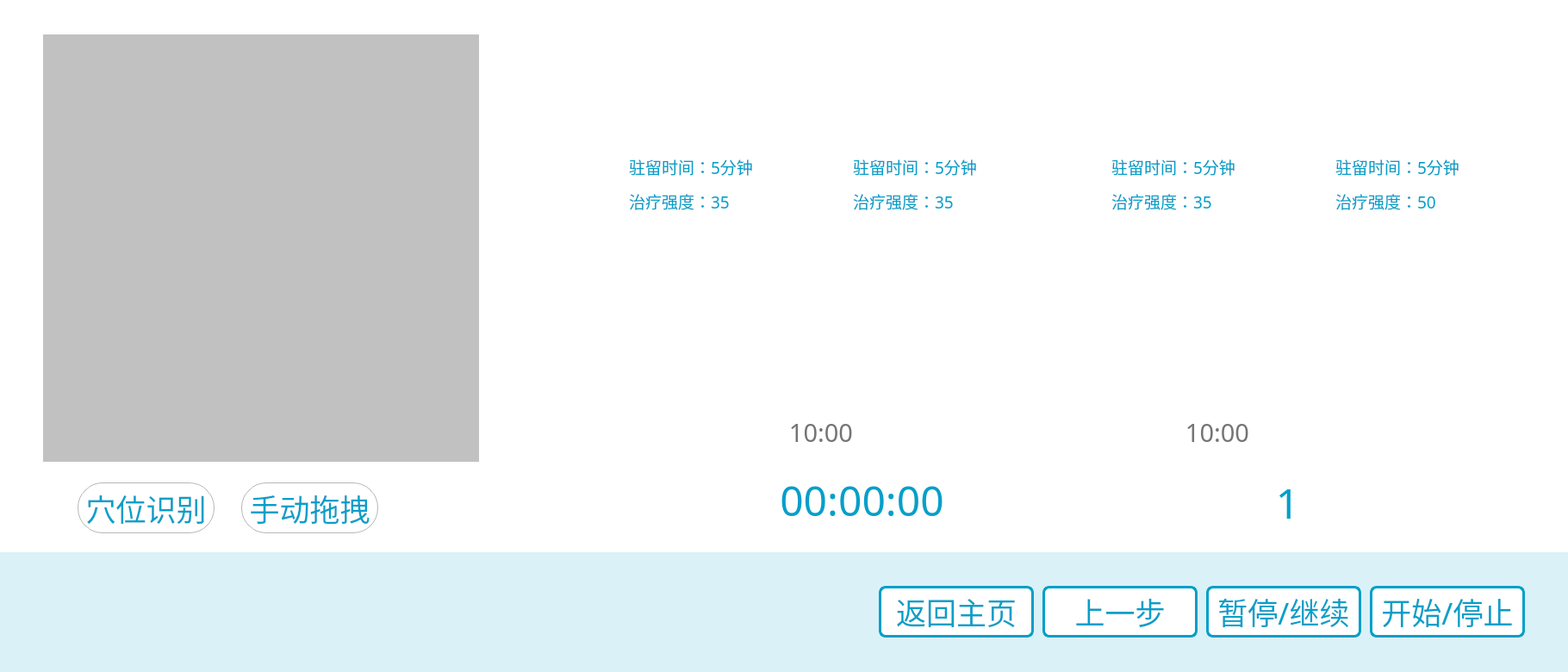
<?xml version="1.0" encoding="UTF-8"?>
<ui version="4.0">
 <class>AutoTreatShoulderUnblockBeginClass</class>
 <widget class="QWidget" name="AutoTreatShoulderUnblockBeginClass">
  <property name="geometry">
   <rect>
    <x>0</x>
    <y>0</y>
    <width>1820</width>
    <height>780</height>
   </rect>
  </property>
  <property name="windowTitle">
   <string>AutoTreatShoulderUnblockBegin</string>
  </property>
  <widget class="QPushButton" name="pushButton_StartOrStop">
   <property name="geometry">
    <rect>
     <x>1590</x>
     <y>680</y>
     <width>180</width>
     <height>60</height>
    </rect>
   </property>
   <property name="font">
    <font>
     <family>阿里巴巴普惠体</family>
     <pointsize>26</pointsize>
     <weight>50</weight>
     <bold>false</bold>
    </font>
   </property>
   <property name="styleSheet">
    <string notr="true">QPushButton
{
    /*背景颜色*/  
	background-color:rgb(255,255,255);
	border-radius:8px;
	border:3px solid #059FC9;
	color:#059FC9;
}

QPushButton:pressed
{
    background-color:#059FC9;
	color:white;
}</string>
   </property>
   <property name="text">
    <string>开始/停止</string>
   </property>
  </widget>
  <widget class="QPushButton" name="pushButton_Recognize">
   <property name="geometry">
    <rect>
     <x>90</x>
     <y>560</y>
     <width>159</width>
     <height>59</height>
    </rect>
   </property>
   <property name="font">
    <font>
     <family>阿里巴巴普惠体</family>
     <pointsize>26</pointsize>
    </font>
   </property>
   <property name="styleSheet">
    <string notr="true">QPushButton
{
    /*背景颜色*/  
	color:#059FC9;
	border-radius:29px;
	border:1px solid #B6B6B7;
}

QPushButton:pressed
{
    background-color:#059FC9;
	color:white;
}</string>
   </property>
   <property name="text">
    <string>穴位识别</string>
   </property>
  </widget>
  <widget class="QPushButton" name="pushButton_Drag">
   <property name="geometry">
    <rect>
     <x>280</x>
     <y>560</y>
     <width>159</width>
     <height>59</height>
    </rect>
   </property>
   <property name="font">
    <font>
     <family>阿里巴巴普惠体</family>
     <pointsize>26</pointsize>
    </font>
   </property>
   <property name="styleSheet">
    <string notr="true">QPushButton
{
    /*背景颜色*/  
	color:#059FC9;
	border-radius:29px;
	border:1px solid #B6B6B7;
}

QPushButton:pressed
{
    background-color:#059FC9;
	color:white;
}</string>
   </property>
   <property name="text">
    <string>手动拖拽</string>
   </property>
  </widget>
  <widget class="QLabel" name="label_TimeValue">
   <property name="geometry">
    <rect>
     <x>890</x>
     <y>550</y>
     <width>221</width>
     <height>61</height>
    </rect>
   </property>
   <property name="font">
    <font>
     <family>阿里巴巴普惠体</family>
     <pointsize>36</pointsize>
    </font>
   </property>
   <property name="styleSheet">
    <string notr="true">color:#059FC9;</string>
   </property>
   <property name="text">
    <string>00:00:00</string>
   </property>
   <property name="alignment">
    <set>Qt::AlignCenter</set>
   </property>
  </widget>
  <widget class="QLabel" name="label_Speed">
   <property name="geometry">
    <rect>
     <x>1220</x>
     <y>540</y>
     <width>336</width>
     <height>90</height>
    </rect>
   </property>
   <property name="text">
    <string/>
   </property>
   <property name="pixmap">
    <pixmap resource="PhysicalTherapyRobot.qrc">:/MoveSpeed.png</pixmap>
   </property>
  </widget>
  <widget class="QLabel" name="label_Timer">
   <property name="geometry">
    <rect>
     <x>650</x>
     <y>540</y>
     <width>496500</width>
     <height>90</height>
    </rect>
   </property>
   <property name="text">
    <string/>
   </property>
   <property name="pixmap">
    <pixmap resource="PhysicalTherapyRobot.qrc">:/TreatTimer.png</pixmap>
   </property>
  </widget>
  <widget class="QPushButton" name="pushButton_PauseOrContinue">
   <property name="geometry">
    <rect>
     <x>1400</x>
     <y>680</y>
     <width>180</width>
     <height>60</height>
    </rect>
   </property>
   <property name="font">
    <font>
     <family>阿里巴巴普惠体</family>
     <pointsize>26</pointsize>
     <weight>50</weight>
     <bold>false</bold>
    </font>
   </property>
   <property name="styleSheet">
    <string notr="true">QPushButton
{
    /*背景颜色*/  
	background-color:rgb(255,255,255);
	border-radius:8px;
	border:3px solid #059FC9;
	color:#059FC9;
}

QPushButton:pressed
{
    background-color:#059FC9;
	color:white;
}</string>
   </property>
   <property name="text">
    <string>暂停/继续</string>
   </property>
  </widget>
  <widget class="QPushButton" name="pushButton_Back">
   <property name="geometry">
    <rect>
     <x>1020</x>
     <y>680</y>
     <width>180</width>
     <height>60</height>
    </rect>
   </property>
   <property name="font">
    <font>
     <family>阿里巴巴普惠体</family>
     <pointsize>26</pointsize>
     <weight>50</weight>
     <bold>false</bold>
    </font>
   </property>
   <property name="styleSheet">
    <string notr="true">QPushButton
{
    /*背景颜色*/  
	background-color:rgb(255,255,255);
	border-radius:8px;
	border:3px solid #059FC9;
	color:#059FC9;
}

QPushButton:pressed
{
    background-color:#059FC9;
	color:white;
}</string>
   </property>
   <property name="text">
    <string>返回主页</string>
   </property>
  </widget>
  <widget class="QPushButton" name="pushButton_LastStep">
   <property name="geometry">
    <rect>
     <x>1210</x>
     <y>680</y>
     <width>180</width>
     <height>60</height>
    </rect>
   </property>
   <property name="font">
    <font>
     <family>阿里巴巴普惠体</family>
     <pointsize>26</pointsize>
     <weight>50</weight>
     <bold>false</bold>
    </font>
   </property>
   <property name="styleSheet">
    <string notr="true">QPushButton
{
    /*背景颜色*/  
	background-color:rgb(255,255,255);
	border-radius:8px;
	border:3px solid #059FC9;
	color:#059FC9;
}

QPushButton:pressed
{
    background-color:#059FC9;
	color:white;
}</string>
   </property>
   <property name="text">
    <string>上一步</string>
   </property>
  </widget>
  <widget class="QWidget" name="widget_Dumai" native="true">
   <property name="geometry">
    <rect>
     <x>660</x>
     <y>0</y>
     <width>1086</width>
     <height>278</height>
    </rect>
   </property>
   <property name="styleSheet">
    <string notr="true">QWidget#widget_Dumai
{
    background-color:white;
    border-image:url(:/ShoulderUnblockImage.png);
}</string>
   </property>
   <widget class="QLabel" name="label_Fengfu1_RemainTime">
    <property name="geometry">
     <rect>
      <x>70</x>
      <y>180</y>
      <width>161</width>
      <height>27</height>
     </rect>
    </property>
    <property name="font">
     <font>
      <family>阿里巴巴普惠体</family>
      <pointsize>14</pointsize>
     </font>
    </property>
    <property name="styleSheet">
     <string notr="true">color:#059FC9;</string>
    </property>
    <property name="text">
     <string>驻留时间：5分钟</string>
    </property>
   </widget>
   <widget class="QLabel" name="label_Fengfu1_Intensity">
    <property name="geometry">
     <rect>
      <x>70</x>
      <y>220</y>
      <width>189</width>
      <height>27</height>
     </rect>
    </property>
    <property name="font">
     <font>
      <family>阿里巴巴普惠体</family>
      <pointsize>14</pointsize>
     </font>
    </property>
    <property name="styleSheet">
     <string notr="true">color:#059FC9;</string>
    </property>
    <property name="text">
     <string>治疗强度：35</string>
    </property>
   </widget>
   <widget class="QLabel" name="label_Fengchi2_Intensity">
    <property name="geometry">
     <rect>
      <x>890</x>
      <y>220</y>
      <width>151</width>
      <height>27</height>
     </rect>
    </property>
    <property name="font">
     <font>
      <family>阿里巴巴普惠体</family>
      <pointsize>14</pointsize>
     </font>
    </property>
    <property name="styleSheet">
     <string notr="true">color:#059FC9;</string>
    </property>
    <property name="text">
     <string>治疗强度：50</string>
    </property>
   </widget>
   <widget class="QLabel" name="label_Fengchi2_RemainTime">
    <property name="geometry">
     <rect>
      <x>890</x>
      <y>180</y>
      <width>151</width>
      <height>27</height>
     </rect>
    </property>
    <property name="font">
     <font>
      <family>阿里巴巴普惠体</family>
      <pointsize>14</pointsize>
     </font>
    </property>
    <property name="styleSheet">
     <string notr="true">color:#059FC9;</string>
    </property>
    <property name="text">
     <string>驻留时间：5分钟</string>
    </property>
   </widget>
   <widget class="QLabel" name="label_Fengchi1_RemainTime">
    <property name="geometry">
     <rect>
      <x>330</x>
      <y>180</y>
      <width>161</width>
      <height>27</height>
     </rect>
    </property>
    <property name="font">
     <font>
      <family>阿里巴巴普惠体</family>
      <pointsize>14</pointsize>
     </font>
    </property>
    <property name="styleSheet">
     <string notr="true">color:#059FC9;</string>
    </property>
    <property name="text">
     <string>驻留时间：5分钟</string>
    </property>
   </widget>
   <widget class="QLabel" name="label_Fengchi1_Intensity">
    <property name="geometry">
     <rect>
      <x>330</x>
      <y>220</y>
      <width>151</width>
      <height>27</height>
     </rect>
    </property>
    <property name="font">
     <font>
      <family>阿里巴巴普惠体</family>
      <pointsize>14</pointsize>
     </font>
    </property>
    <property name="styleSheet">
     <string notr="true">color:#059FC9;</string>
    </property>
    <property name="text">
     <string>治疗强度：35</string>
    </property>
   </widget>
   <widget class="QLabel" name="label_Fengfu2_RemainTime">
    <property name="geometry">
     <rect>
      <x>630</x>
      <y>180</y>
      <width>161</width>
      <height>27</height>
     </rect>
    </property>
    <property name="font">
     <font>
      <family>阿里巴巴普惠体</family>
      <pointsize>14</pointsize>
     </font>
    </property>
    <property name="styleSheet">
     <string notr="true">color:#059FC9;</string>
    </property>
    <property name="text">
     <string>驻留时间：5分钟</string>
    </property>
   </widget>
   <widget class="QLabel" name="label_Fengfu2_Intensity">
    <property name="geometry">
     <rect>
      <x>630</x>
      <y>220</y>
      <width>151</width>
      <height>27</height>
     </rect>
    </property>
    <property name="font">
     <font>
      <family>阿里巴巴普惠体</family>
      <pointsize>14</pointsize>
     </font>
    </property>
    <property name="styleSheet">
     <string notr="true">color:#059FC9;</string>
    </property>
    <property name="text">
     <string>治疗强度：35</string>
    </property>
   </widget>
   <zorder>label_Fengchi2_Intensity</zorder>
   <zorder>label_Fengchi2_RemainTime</zorder>
   <zorder>label_Fengfu1_RemainTime</zorder>
   <zorder>label_Fengfu1_Intensity</zorder>
   <zorder>label_Fengchi1_RemainTime</zorder>
   <zorder>label_Fengchi1_Intensity</zorder>
   <zorder>label_Fengfu2_RemainTime</zorder>
   <zorder>label_Fengfu2_Intensity</zorder>
  </widget>
  <widget class="QLabel" name="label_Bottom">
   <property name="geometry">
    <rect>
     <x>0</x>
     <y>641</y>
     <width>1820</width>
     <height>139</height>
    </rect>
   </property>
   <property name="styleSheet">
    <string notr="true">background-color:#DAF1F7;</string>
   </property>
   <property name="text">
    <string/>
   </property>
  </widget>
  <widget class="QLabel" name="label_Image">
   <property name="geometry">
    <rect>
     <x>50</x>
     <y>40</y>
     <width>506</width>
     <height>496</height>
    </rect>
   </property>
   <property name="styleSheet">
    <string notr="true">background-color:#C2C1C1;</string>
   </property>
   <property name="text">
    <string/>
   </property>
  </widget>
  <widget class="QLabel" name="label_SpeedValue">
   <property name="geometry">
    <rect>
     <x>1480</x>
     <y>550</y>
     <width>29</width>
     <height>66</height>
    </rect>
   </property>
   <property name="font">
    <font>
     <family>阿里巴巴普惠体</family>
     <pointsize>36</pointsize>
    </font>
   </property>
   <property name="styleSheet">
    <string notr="true">color:#059FC9;</string>
   </property>
   <property name="text">
    <string>1</string>
   </property>
   <property name="alignment">
    <set>Qt::AlignCenter</set>
   </property>
  </widget>
  <widget class="QLabel" name="label_flag2">
   <property name="geometry">
    <rect>
     <x>0</x>
     <y>0</y>
     <width>1820</width>
     <height>641</height>
    </rect>
   </property>
   <property name="font">
    <font>
     <family>Arial</family>
     <pointsize>16</pointsize>
     <weight>75</weight>
     <bold>true</bold>
    </font>
   </property>
   <property name="styleSheet">
    <string notr="true">background-color:white;</string>
   </property>
   <property name="text">
    <string/>
   </property>
  </widget>
  <widget class="QLabel" name="label">
   <property name="geometry">
    <rect>
     <x>1120</x>
     <y>410</y>
     <width>126</width>
     <height>17</height>
    </rect>
   </property>
   <property name="text">
    <string/>
   </property>
   <property name="pixmap">
    <pixmap resource="PhysicalTherapyRobot.qrc">:/SixGrayPoints.png</pixmap>
   </property>
  </widget>
  <widget class="QLabel" name="label_RightShoulderFlag">
   <property name="geometry">
    <rect>
     <x>940</x>
     <y>330</y>
     <width>33</width>
     <height>28</height>
    </rect>
   </property>
   <property name="text">
    <string/>
   </property>
   <property name="pixmap">
    <pixmap resource="PhysicalTherapyRobot.qrc">:/BlueTriangle.png</pixmap>
   </property>
  </widget>
  <widget class="QLabel" name="label_LeftShoulderFlag">
   <property name="geometry">
    <rect>
     <x>1400</x>
     <y>330</y>
     <width>33</width>
     <height>28</height>
    </rect>
   </property>
   <property name="text">
    <string/>
   </property>
   <property name="pixmap">
    <pixmap resource="PhysicalTherapyRobot.qrc">:/BlueTriangle.png</pixmap>
   </property>
  </widget>
  <widget class="QLabel" name="label_RightShoulder_RemainTime">
   <property name="geometry">
    <rect>
     <x>910</x>
     <y>480</y>
     <width>86</width>
     <height>44</height>
    </rect>
   </property>
   <property name="font">
    <font>
     <family>阿里巴巴普惠体</family>
     <pointsize>22</pointsize>
    </font>
   </property>
   <property name="styleSheet">
    <string notr="true">color:#757475;</string>
   </property>
   <property name="text">
    <string>10:00</string>
   </property>
   <property name="alignment">
    <set>Qt::AlignCenter</set>
   </property>
  </widget>
  <widget class="QLabel" name="label_LeftShoulder_RemainTime">
   <property name="geometry">
    <rect>
     <x>1370</x>
     <y>480</y>
     <width>86</width>
     <height>44</height>
    </rect>
   </property>
   <property name="font">
    <font>
     <family>阿里巴巴普惠体</family>
     <pointsize>22</pointsize>
    </font>
   </property>
   <property name="styleSheet">
    <string notr="true">color:#757475;</string>
   </property>
   <property name="text">
    <string>10:00</string>
   </property>
   <property name="alignment">
    <set>Qt::AlignCenter</set>
   </property>
  </widget>
  <zorder>label_flag2</zorder>
  <zorder>label_Speed</zorder>
  <zorder>label_Timer</zorder>
  <zorder>widget_Dumai</zorder>
  <zorder>label_Bottom</zorder>
  <zorder>label_Image</zorder>
  <zorder>label_SpeedValue</zorder>
  <zorder>label_TimeValue</zorder>
  <zorder>pushButton_Drag</zorder>
  <zorder>pushButton_LastStep</zorder>
  <zorder>pushButton_PauseOrContinue</zorder>
  <zorder>pushButton_Recognize</zorder>
  <zorder>pushButton_StartOrStop</zorder>
  <zorder>pushButton_Back</zorder>
  <zorder>label</zorder>
  <zorder>label_RightShoulderFlag</zorder>
  <zorder>label_LeftShoulderFlag</zorder>
  <zorder>label_RightShoulder_RemainTime</zorder>
  <zorder>label_LeftShoulder_RemainTime</zorder>
 </widget>
 <layoutdefault spacing="6" margin="11"/>
 <resources>
  <include location="PhysicalTherapyRobot.qrc"/>
 </resources>
 <connections/>
</ui>
